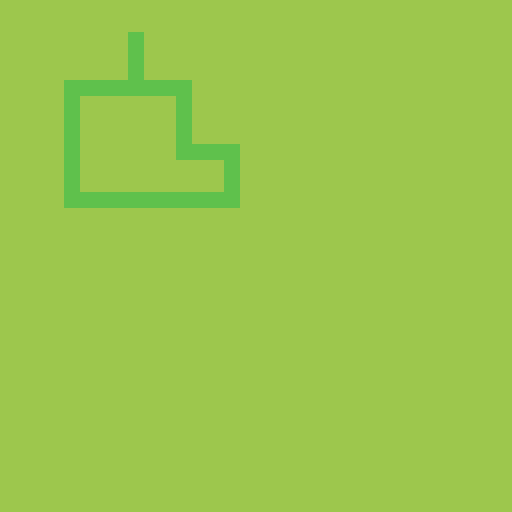

A level layout from a 2D game, rendered from its tile map. Below: a short description, then the map file with tile-grid data replaced by summaries:
An orthogonal 32x32 tile map with 16x16 px tiles, 5 tile layers (ground, paths, soil, plants_preview, ...).

<map version="1.11" tiledversion="1.11.0" orientation="orthogonal" renderorder="right-down" width="32" height="32" tilewidth="16" tileheight="16" infinite="0" backgroundcolor="#9dc74d" nextlayerid="7" nextobjectid="9">
 <properties>
  <property name="growstepView" value="orthogonal" />
  <property name="sourcePack" value="Sunnyside World Asset Pack V2.1" />
 </properties>
 <tileset firstgid="1" source="sunnyside_tileset.tsx" />
 <layer id="1" name="ground" width="32" height="32">
  <data>[1024 cells, 0 non-empty, 0 distinct tile ids]</data>
 </layer>
 <layer id="2" name="paths" width="32" height="32">
  <data>[1024 cells, 37 non-empty, 1 distinct tile ids]</data>
 </layer>
 <layer id="3" name="soil" width="32" height="32">
  <data>[1024 cells, 0 non-empty, 0 distinct tile ids]</data>
 </layer>
 <layer id="4" name="plants_preview" width="32" height="32">
  <data>[1024 cells, 0 non-empty, 0 distinct tile ids]</data>
 </layer>
 <layer id="5" name="decor" width="32" height="32">
  <data>[1024 cells, 0 non-empty, 0 distinct tile ids]</data>
 </layer>
 <objectgroup id="6" name="plots" />
</map>
